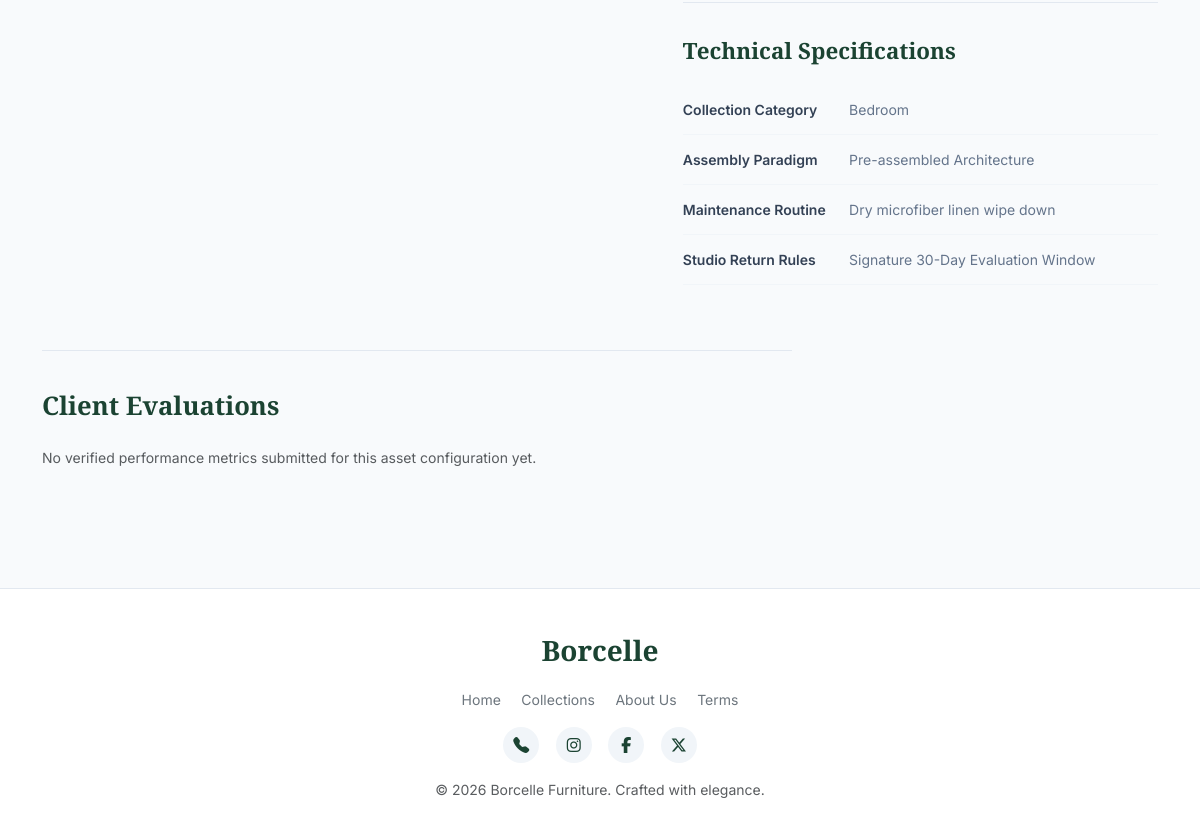
Before: /customer/productdetails/1/Helios Nolan Dresser with Mirror and Stool - Teak/ (signed in, lower part) with the older database file.
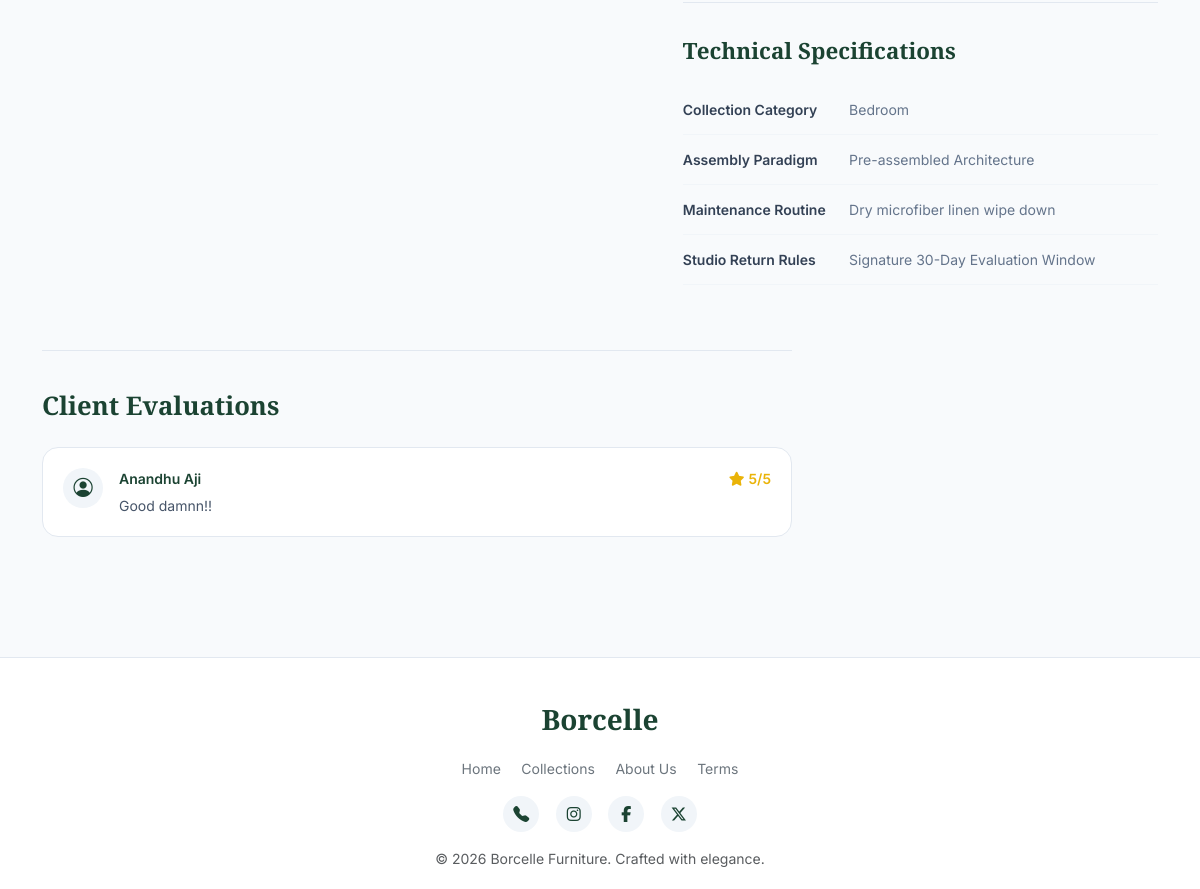
After: the same page with the newer database file.
### customerApp/models.py (models this page shows)
class Feedback(models.Model):
    feedback_id = models.AutoField(primary_key=True)
    customer = models.ForeignKey('guestApp.Customer', on_delete=models.CASCADE)
    order = models.ForeignKey('Order', on_delete=models.CASCADE)
    product = models.ForeignKey('adminApp.Product', on_delete=models.CASCADE)
    rating = models.IntegerField()
    message = models.TextField()
    created_at = models.DateTimeField(auto_now_add=True)

### guestApp/models.py (models this page shows)
class Customer(models.Model):
    loginId = models.ForeignKey('LoginDetails', on_delete=models.CASCADE)
    name = models.CharField(max_length=200)
    phone = models.CharField(max_length=15)
    email = models.EmailField()
    district = models.ForeignKey('adminApp.District',on_delete=models.CASCADE,null=True,blank=True)
    address = models.TextField(max_length=500, null=True, blank=True)
    location = models.TextField(max_length=500, null=True, blank=True)
    pincode = models.CharField(max_length=10, null=True, blank=True)
    username = models.CharField(max_length=100, unique=True)
    password = models.CharField(max_length=100)

### customerApp/views.py (the view, shortened to what this page needs)
def productDetails(request, id, name):
    product = Product.objects.get(ProductId=id)
    reviews = Feedback.objects.filter(product=product)
    return render(request, 'Customer/productDetails.html', {
        'product': product,
        'reviews': reviews
    })

### templates/Customer/productDetails.html (shortened to what this page needs)
{% extends "customerHeader.html" %}
{% block content %}
<div class="container pd-wrapper">
  <div class="pd-grid">
    <div class="pd-details">
      <div class="pd-specs">
        <h4>Technical Specifications</h4>
        <table>
          <tr><td>Collection Category</td><td>{{ product.category.category_name }}</td></tr>
          <tr><td>Assembly Paradigm</td><td>Pre-assembled Architecture</td></tr>
          <tr><td>Maintenance Routine</td><td>Dry microfiber linen wipe down</td></tr>
          <tr><td>Studio Return Rules</td><td>Signature 30-Day Evaluation Window</td></tr>
        </table>
      </div>
    </div>
  </div>
  <div class="review-section">
      <h4>Client Evaluations</h4>
      {% if reviews %}
          {% for r in reviews %}
          <div class="review-card">
              <div class="review-avatar"><i class="bi bi-person-circle"></i></div>
              <div style="flex: 1;">
                  <div class="review-meta">
                      <span style="color: #1b4332;">{{ r.customer.name }}</span>
                      <span style="color: #eab308;"><i class="fa-solid fa-star me-1"></i>{{ r.rating }}/5</span>
                  </div>
                  <div style="font-size: 14px; color: #475569; line-height: 1.5; margin-top: 4px;">
                      {{ r.message }}
                  </div>
              </div>
          </div>
          {% endfor %}
      {% else %}
          <p class="text-muted small">No verified performance metrics submitted for this asset configuration yet.</p>
      {% endif %}
  </div>
</div>
{% endblock %}

Changed rows visible on the page:
added Feedback: customer.name "Anandhu Aji", rating "5", message "Good damnn!!"
Other visible differences:
text no longer shown: "No verified performance metrics submitted for this asset configuration yet."
